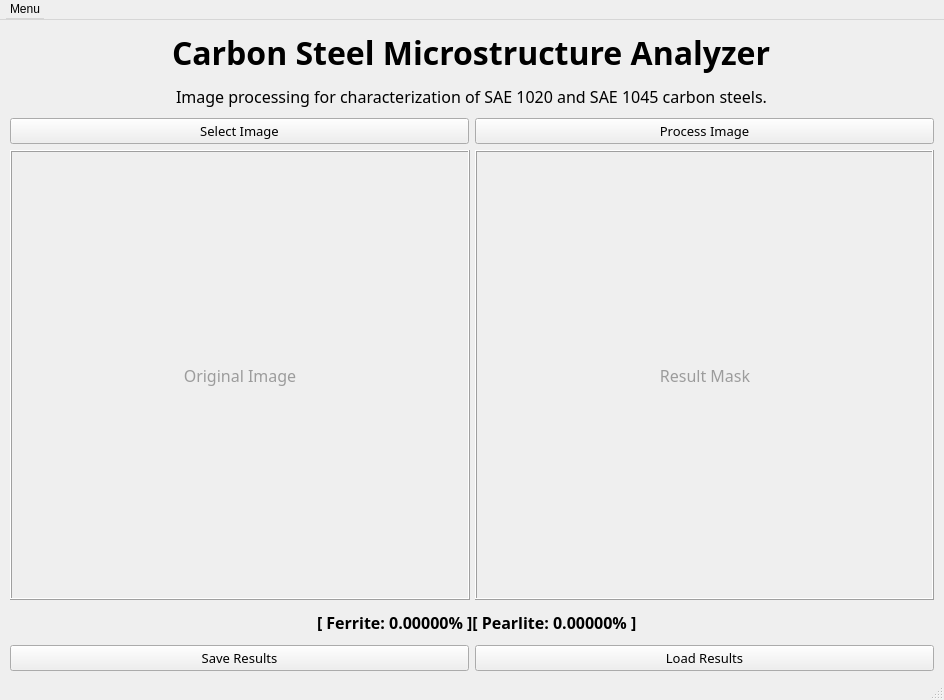
<?xml version="1.0" encoding="UTF-8"?>
<ui version="4.0">
 <class>MainWindow</class>
 <widget class="QMainWindow" name="MainWindow">
  <property name="geometry">
   <rect>
    <x>0</x>
    <y>0</y>
    <width>944</width>
    <height>700</height>
   </rect>
  </property>
  <property name="minimumSize">
   <size>
    <width>944</width>
    <height>700</height>
   </size>
  </property>
  <property name="maximumSize">
   <size>
    <width>944</width>
    <height>700</height>
   </size>
  </property>
  <property name="windowTitle">
   <string>MetaScope</string>
  </property>
  <widget class="QWidget" name="centralwidget">
   <widget class="QWidget" name="verticalLayoutWidget">
    <property name="geometry">
     <rect>
      <x>10</x>
      <y>10</y>
      <width>924</width>
      <height>641</height>
     </rect>
    </property>
    <layout class="QVBoxLayout" name="mainVerticalLayout">
     <property name="topMargin">
      <number>0</number>
     </property>
     <item alignment="Qt::AlignHCenter">
      <widget class="QLabel" name="titleLabel">
       <property name="font">
        <font>
         <family>Ubuntu Mono</family>
         <pointsize>24</pointsize>
         <weight>75</weight>
         <bold>true</bold>
        </font>
       </property>
       <property name="text">
        <string>Carbon Steel Microstructure Analyzer</string>
       </property>
      </widget>
     </item>
     <item alignment="Qt::AlignHCenter">
      <widget class="QLabel" name="descriptionLabel">
       <property name="font">
        <font>
         <family>Ubuntu Mono</family>
         <pointsize>12</pointsize>
         <italic>false</italic>
        </font>
       </property>
       <property name="text">
        <string>Image processing for characterization of SAE 1020 and SAE 1045 carbon steels.</string>
       </property>
      </widget>
     </item>
     <item>
      <layout class="QHBoxLayout" name="horizontalLayout">
       <property name="topMargin">
        <number>0</number>
       </property>
       <item>
        <widget class="QPushButton" name="selectImagePushButton">
         <property name="font">
          <font>
           <family>Ubuntu Mono</family>
           <pointsize>10</pointsize>
           <weight>50</weight>
           <bold>false</bold>
          </font>
         </property>
         <property name="text">
          <string>Select Image</string>
         </property>
        </widget>
       </item>
       <item>
        <widget class="QPushButton" name="processImagePushButton">
         <property name="font">
          <font>
           <family>Ubuntu Mono</family>
           <pointsize>10</pointsize>
          </font>
         </property>
         <property name="text">
          <string>Process Image</string>
         </property>
        </widget>
       </item>
      </layout>
     </item>
     <item>
      <layout class="QHBoxLayout" name="innerMainHorizontalLayout" stretch="0,0">
       <property name="spacing">
        <number>5</number>
       </property>
       <property name="sizeConstraint">
        <enum>QLayout::SetDefaultConstraint</enum>
       </property>
       <property name="topMargin">
        <number>0</number>
       </property>
       <item>
        <widget class="QFrame" name="leftImageFrame">
         <property name="minimumSize">
          <size>
           <width>450</width>
           <height>450</height>
          </size>
         </property>
         <property name="frameShape">
          <enum>QFrame::Box</enum>
         </property>
         <property name="frameShadow">
          <enum>QFrame::Raised</enum>
         </property>
         <property name="lineWidth">
          <number>1</number>
         </property>
         <widget class="QLabel" name="leftImageLabel">
          <property name="geometry">
           <rect>
            <x>0</x>
            <y>0</y>
            <width>460</width>
            <height>450</height>
           </rect>
          </property>
          <property name="minimumSize">
           <size>
            <width>460</width>
            <height>450</height>
           </size>
          </property>
          <property name="maximumSize">
           <size>
            <width>460</width>
            <height>450</height>
           </size>
          </property>
          <property name="palette">
           <palette>
            <active>
             <colorrole role="WindowText">
              <brush brushstyle="SolidPattern">
               <color alpha="255">
                <red>156</red>
                <green>156</green>
                <blue>156</blue>
               </color>
              </brush>
             </colorrole>
            </active>
            <inactive>
             <colorrole role="WindowText">
              <brush brushstyle="SolidPattern">
               <color alpha="255">
                <red>156</red>
                <green>156</green>
                <blue>156</blue>
               </color>
              </brush>
             </colorrole>
            </inactive>
            <disabled>
             <colorrole role="WindowText">
              <brush brushstyle="SolidPattern">
               <color alpha="255">
                <red>190</red>
                <green>190</green>
                <blue>190</blue>
               </color>
              </brush>
             </colorrole>
            </disabled>
           </palette>
          </property>
          <property name="font">
           <font>
            <family>Ubuntu Mono</family>
            <pointsize>12</pointsize>
           </font>
          </property>
          <property name="frameShape">
           <enum>QFrame::NoFrame</enum>
          </property>
          <property name="text">
           <string>Original Image</string>
          </property>
          <property name="scaledContents">
           <bool>true</bool>
          </property>
          <property name="alignment">
           <set>Qt::AlignCenter</set>
          </property>
         </widget>
        </widget>
       </item>
       <item>
        <widget class="QFrame" name="rightMaskFrame">
         <property name="minimumSize">
          <size>
           <width>450</width>
           <height>450</height>
          </size>
         </property>
         <property name="frameShape">
          <enum>QFrame::Box</enum>
         </property>
         <property name="frameShadow">
          <enum>QFrame::Raised</enum>
         </property>
         <widget class="QLabel" name="rightMaskLabel">
          <property name="geometry">
           <rect>
            <x>0</x>
            <y>0</y>
            <width>460</width>
            <height>450</height>
           </rect>
          </property>
          <property name="minimumSize">
           <size>
            <width>460</width>
            <height>450</height>
           </size>
          </property>
          <property name="maximumSize">
           <size>
            <width>460</width>
            <height>450</height>
           </size>
          </property>
          <property name="palette">
           <palette>
            <active>
             <colorrole role="WindowText">
              <brush brushstyle="SolidPattern">
               <color alpha="255">
                <red>156</red>
                <green>156</green>
                <blue>156</blue>
               </color>
              </brush>
             </colorrole>
            </active>
            <inactive>
             <colorrole role="WindowText">
              <brush brushstyle="SolidPattern">
               <color alpha="255">
                <red>156</red>
                <green>156</green>
                <blue>156</blue>
               </color>
              </brush>
             </colorrole>
            </inactive>
            <disabled>
             <colorrole role="WindowText">
              <brush brushstyle="SolidPattern">
               <color alpha="255">
                <red>190</red>
                <green>190</green>
                <blue>190</blue>
               </color>
              </brush>
             </colorrole>
            </disabled>
           </palette>
          </property>
          <property name="font">
           <font>
            <family>Ubuntu Mono</family>
            <pointsize>12</pointsize>
           </font>
          </property>
          <property name="text">
           <string>Result Mask</string>
          </property>
          <property name="scaledContents">
           <bool>true</bool>
          </property>
          <property name="alignment">
           <set>Qt::AlignCenter</set>
          </property>
         </widget>
        </widget>
       </item>
      </layout>
     </item>
     <item>
      <layout class="QHBoxLayout" name="innerMainTextHorizontalLayout">
       <property name="leftMargin">
        <number>0</number>
       </property>
       <property name="topMargin">
        <number>5</number>
       </property>
       <property name="rightMargin">
        <number>0</number>
       </property>
       <property name="bottomMargin">
        <number>5</number>
       </property>
       <item>
        <spacer name="horizontalSpacer">
         <property name="orientation">
          <enum>Qt::Horizontal</enum>
         </property>
         <property name="sizeType">
          <enum>QSizePolicy::Maximum</enum>
         </property>
         <property name="sizeHint" stdset="0">
          <size>
           <width>10</width>
           <height>20</height>
          </size>
         </property>
        </spacer>
       </item>
       <item alignment="Qt::AlignHCenter">
        <widget class="QLabel" name="phasesResultsLabel">
         <property name="font">
          <font>
           <family>Ubuntu Mono</family>
           <pointsize>12</pointsize>
           <weight>75</weight>
           <bold>true</bold>
          </font>
         </property>
         <property name="text">
          <string>[ Ferrite: 0.00000% ][ Pearlite: 0.00000% ]</string>
         </property>
        </widget>
       </item>
      </layout>
     </item>
     <item>
      <layout class="QHBoxLayout" name="horizontalLayout_2">
       <item>
        <widget class="QPushButton" name="saveResultsPushButton">
         <property name="enabled">
          <bool>true</bool>
         </property>
         <property name="maximumSize">
          <size>
           <width>16777215</width>
           <height>16777215</height>
          </size>
         </property>
         <property name="font">
          <font>
           <family>Ubuntu Mono</family>
           <pointsize>10</pointsize>
          </font>
         </property>
         <property name="text">
          <string>Save Results</string>
         </property>
        </widget>
       </item>
       <item>
        <widget class="QPushButton" name="loadResultsPushButton">
         <property name="font">
          <font>
           <family>Ubuntu Mono</family>
           <pointsize>10</pointsize>
          </font>
         </property>
         <property name="text">
          <string>Load Results</string>
         </property>
        </widget>
       </item>
      </layout>
     </item>
    </layout>
   </widget>
  </widget>
  <widget class="QMenuBar" name="menubar">
   <property name="geometry">
    <rect>
     <x>0</x>
     <y>0</y>
     <width>944</width>
     <height>20</height>
    </rect>
   </property>
   <property name="minimumSize">
    <size>
     <width>944</width>
     <height>20</height>
    </size>
   </property>
   <property name="maximumSize">
    <size>
     <width>944</width>
     <height>20</height>
    </size>
   </property>
   <property name="defaultUp">
    <bool>false</bool>
   </property>
   <widget class="QMenu" name="menuAbout">
    <property name="title">
     <string>Menu</string>
    </property>
    <addaction name="actionAbout"/>
   </widget>
   <addaction name="menuAbout"/>
  </widget>
  <widget class="QStatusBar" name="statusbar"/>
  <action name="actionAbout">
   <property name="icon">
    <iconset resource="Resources.qrc">
     <normaloff>:/images/img_files/info_icon.png</normaloff>:/images/img_files/info_icon.png</iconset>
   </property>
   <property name="text">
    <string>About</string>
   </property>
   <property name="font">
    <font>
     <family>Ubuntu Mono</family>
    </font>
   </property>
  </action>
 </widget>
 <resources>
  <include location="Resources.qrc"/>
 </resources>
 <connections/>
</ui>
